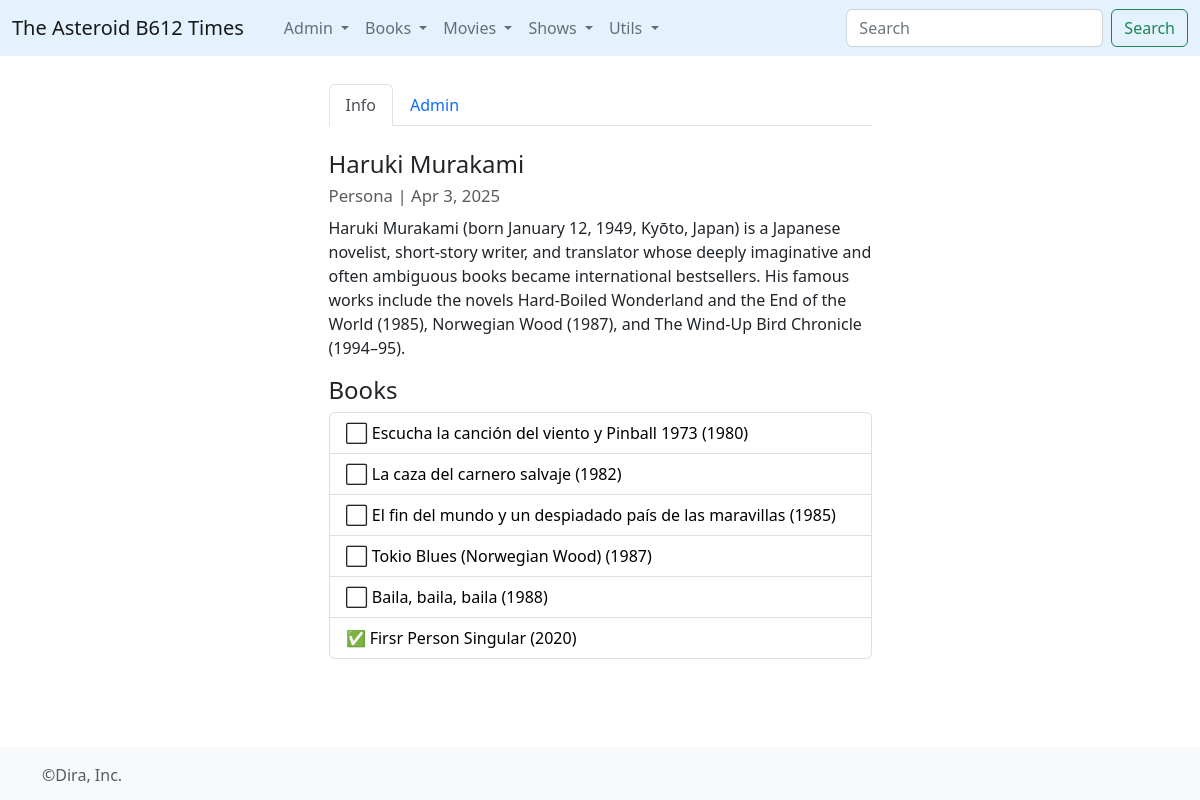
The app's page /wiki/226 with its own data.
### times/models.py (models this page shows, shortened)
class Wiki(models.Model):
	wtype = models.ForeignKey(WikiType,on_delete=models.CASCADE)
	title = models.CharField(max_length=512)
	info = models.TextField()
	created_at = models.DateTimeField(auto_now=True)
	updated_at = models.DateTimeField(null=True,blank=True)
	@property
	def headtext(self):
		n_corte = self.info.find('==headtext==')
		if n_corte == -1:
			return self.info[0:350]
		else:
			return self.info[0:n_corte]
	@property
	def mainPic(self):
		npics = WikiPhoto.objects.filter(wiki__id=self.id,imgtype=1).count()
		if npics == 0:
			return None
		else:
			pks = WikiPhoto.objects.filter(wiki=self.id,imgtype=1).values_list('pk', flat=True)
			random_pk = choice(pks)
			ppic = WikiPhoto.objects.get(pk=random_pk)
			return ppic.imagen.url

class WikiType(models.Model):
	category = models.CharField(max_length=255)

class Book(models.Model):
	title = models.CharField(max_length=512)
	orig_lan = models.CharField(max_length=2)
	info = models.TextField()
	pub_year = models.IntegerField()
	wtype = models.ForeignKey(WikiType,on_delete=models.CASCADE)
	@property
	def titulo(self):
		return self.title+' ('+ str(self.pub_year) +')'
	@property
	def rhist(self):
		conteo = Consumo.objects.filter(volume__id=self.id).count()
		if conteo == 0:
			rcheck = 0
		else:
			rcheck = 1
		return rcheck

### times/views.py (the view)
# urls.py: path('wiki/<wid>', views.wiki, name='wiki'),
def wiki(request,wid):
	this_wiki = Wiki.objects.get(pk=int(wid))
	collection = Pagina.objects.all().order_by('titulo')
	wtypes = WikiType.objects.all()
	rel_books = Book.objects.raw("""
		select
		    a.*
		from
		    times_book a
		    inner join times_credito b
		    on a.id = b.media_id
		    inner join times_wiki c
		    on b.persona_id = c.id
		where
		    c.id = {}
		   order by a.pub_year
		    """.format(this_wiki.id))
	return render(request,'view-wiki.html',{'this_wiki':this_wiki,'paginas':collection,'wtypes':wtypes,'creditos':rel_books})

### times/templates/view-wiki.html (shortened to what this page needs)
{% extends 'base_forms.html' %}
{% block contenido %}
<ul class="nav nav-tabs" id="myTab" role="tablist">
  <li class="nav-item" role="presentation">
    <button class="nav-link active" id="home-tab" data-bs-toggle="tab" data-bs-target="#home" type="button" role="tab" aria-controls="home" aria-selected="true">Info</button>
  </li>
  <li class="nav-item" role="presentation">
    <button class="nav-link" id="profile-tab" data-bs-toggle="tab" data-bs-target="#profile" type="button" role="tab" aria-controls="profile" aria-selected="false">Admin</button>
  </li>
</ul>
<div class="tab-content" id="myTabContent">
  <div class="tab-pane fade show active" id="home" role="tabpanel" aria-labelledby="home-tab">
  	<br>
  	<article class="blog-post">
		<h4>{{this_wiki.title}} <br><small class="text-muted" style="font-size: 0.7em; font-weight: normal;">{{this_wiki.wtype.category|capfirst}} | {{this_wiki.updated_at|date:"M j, Y"}}</small></h4>
        {% if creditos %}
		{{this_wiki.headtext|safe|linebreaks}}
		{% else %}
		{{this_wiki.cleantext|safe|linebreaks}}
		{% endif %}
		{% if creditos %}
		<h4>Books</h4>
		  <ul class="list-group">
        {% for l in creditos %}
          <li class="list-group-item">
            {% if l.rhist > 0 %}&#9989;{%else%}&#11036;{%endif%} <a href="{% url 'book' l.id %}" style="color:black; text-decoration: none;"> {{l.titulo}}</a>
          </li>
        {% endfor %}
      </ul>
		{% endif %}
	</article>
  </div>
</div>
<br>
{% endblock%}

### static/css/blog.css (style rules this page uses)
.blog-post { margin-bottom: 4rem; }

### records on screen
Wiki: title "Haruki Murakami", wtype.category "Persona", updated_at "Apr 3, 2025", headtext "Haruki Murakami (born January 12, 1949, Kyōto, Japan) is a Japanese novelist, short-story writer, and translator whose deeply imaginative and often ambiguous books became international bestsellers. His famous works include the novels Hard-Boiled Wonderland and the End of the World (1985), Norwegian Wood (1987), and The Wind-Up Bird Chronicle (1994–95)."
Book: titulo "Escucha la canción del viento y Pinball 1973 (1980)"
Book: titulo "La caza del carnero salvaje (1982)"
Book: titulo "El fin del mundo y un despiadado país de las maravillas (1985)"
Book: titulo "Tokio Blues (Norwegian Wood) (1987)"
Book: titulo "Baila, baila, baila (1988)"
Book: titulo "Firsr Person Singular (2020)"
